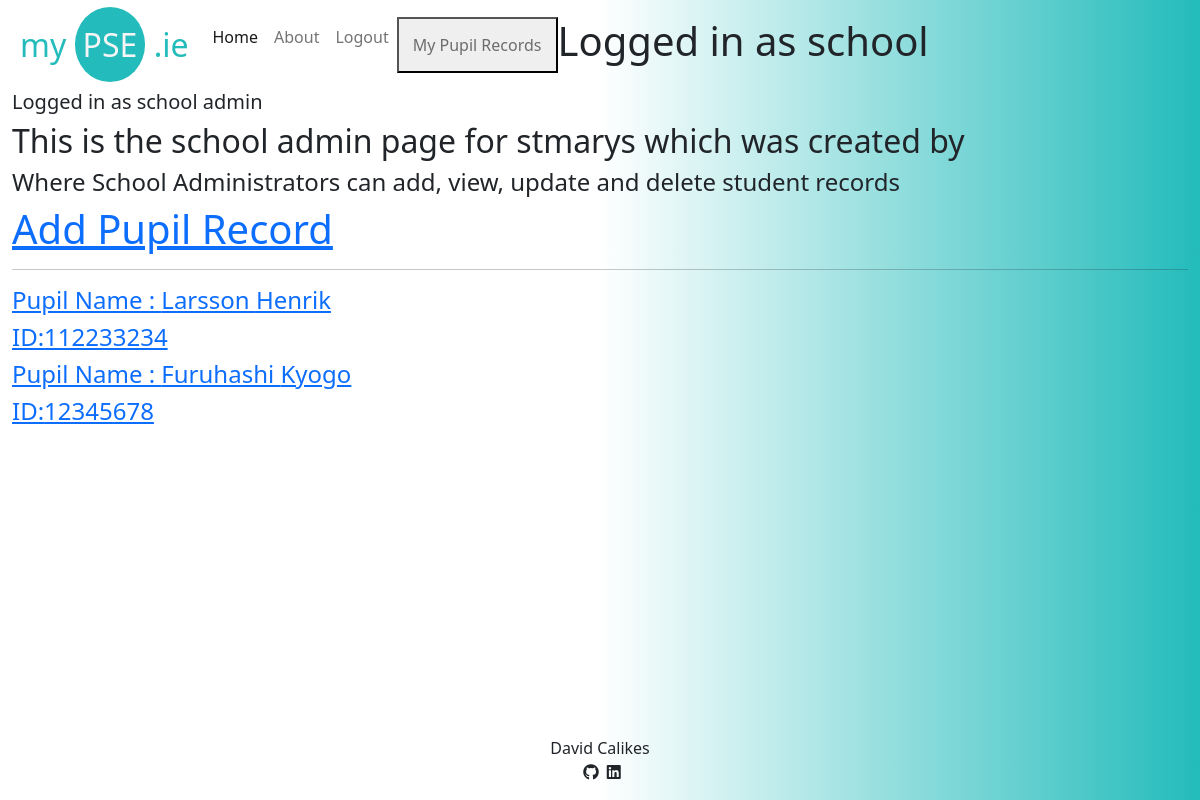
/enrolled_pupil_list/ (signed in), run on an earlier commit of the app's database.
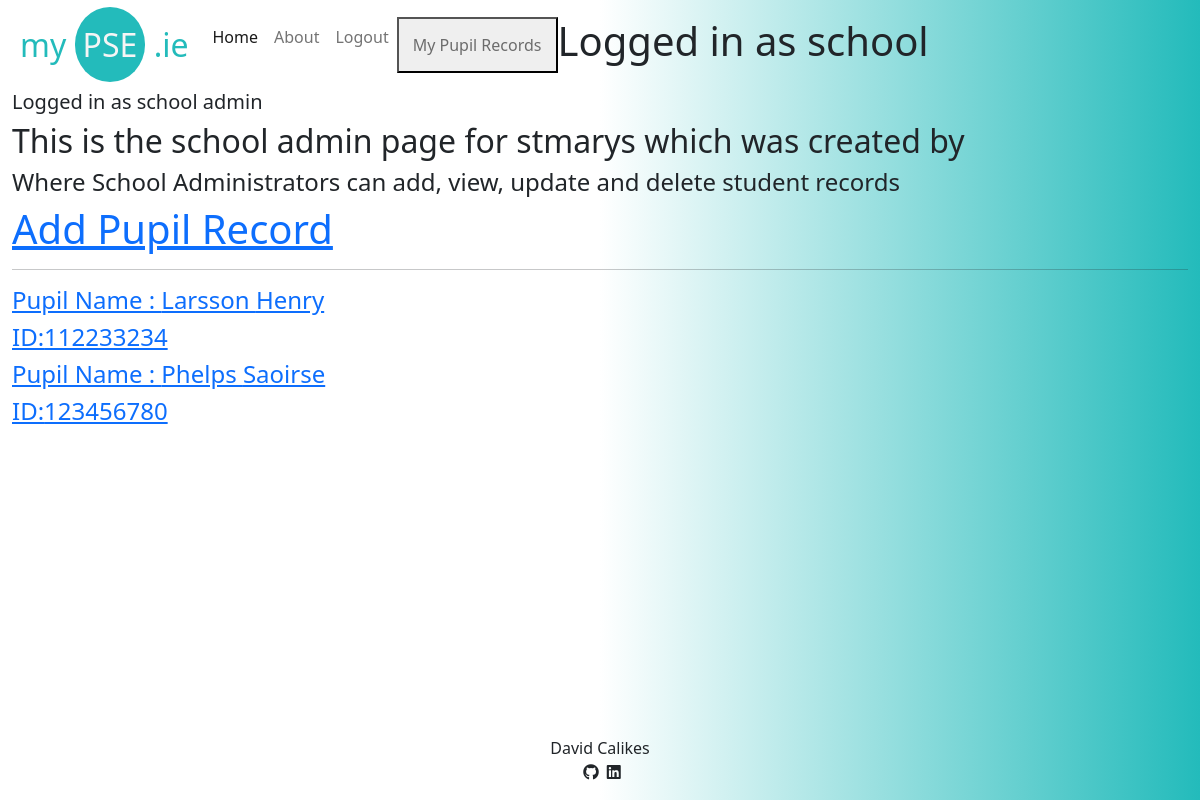
And on a later commit of the database.
### user/models.py (models this page shows)
class NewUser(AbstractUser):
    user_type = models.CharField(choices=TYPE_CHOICES, max_length=20)

### passport/models.py (models this page shows, shortened)
class EnrolledPupil(models.Model):
    pupil_last_name = models.CharField(
        max_length=200, default='')
    pupil_first_name = models.CharField(
        max_length=200, default='')
    school_name = models.CharField(
        max_length=200, default='')
    teacher_name = models.CharField(
        max_length=200, default='')
    school_roll_no = models.CharField(
        max_length=200, default='')
    pupil_id = models.PositiveIntegerField(
        default=0, unique=True)
    school_email = models.EmailField(max_length=200)
    created_by = models.ForeignKey(NewUser,
                                   on_delete=models.CASCADE,
                                   related_name='school_admin')
    last_updated = models.DateTimeField(auto_now=True)

### passport/views.py (the view)
# urls.py: path('enrolled_pupil_list/', views.EnrolledPupilList.as_view(), name='enrolled_pupil_list'),
class EnrolledPupilList(generic.ListView):
    model = EnrolledPupil
    template_name = 'school_admin.html'
    context_object_name = 'enrolled_pupil_list'
    def get_queryset(self):
        return EnrolledPupil.objects.filter(
            created_by=self.request.user
        )

### templates/school_admin.html
{% extends "base.html" %}
{% load static %}
{% block content %}
<div class="container-fluid">
    <div class="row">
        {% if user.is_authenticated and user.user_type == "school" %}
        <div>
            <h5 class="nav-item">Logged in as school admin</h5>
            <h2>This is the school admin page for {{ user.username }} which was created by
                {{ enrolled_pupil.created_by }}</h2>
            <h4>Where School Administrators can add, view, update and delete student records</h4>
            <h1><a href="{% url 'add_pupil_record' %}">Add Pupil Record</a></h1>
            <hr>
        </div>
            {% for enrolled_pupil in enrolled_pupil_list %}
                <div>
                    <a href="{% url 'enrolled_pupil_record' enrolled_pupil.pupil_id  %}">
                        <h4>Pupil Name : {{ enrolled_pupil.pupil_last_name }} {{ enrolled_pupil.pupil_first_name}}</h4>
                        <h4>ID:{{ enrolled_pupil.pupil_id}} </h4>
                    </a>
                </div>
            {% endfor %}
        {% else %}
        <h1>
            Unauthorised user go back!
        </h1>
        {% endif %}
        {% endblock %}

### templates/base.html (shortened to what this page needs)
{% load static %}
<!DOCTYPE html>
<html class="h-100">
<head>
    <link rel="stylesheet" href="https://cdnjs.cloudflare.com/ajax/libs/font-awesome/5.15.3/css/all.min.css">
    <link href="https://cdn.jsdelivr.net/npm/bootstrap@5.0.1/dist/css/bootstrap.min.css" rel="stylesheet"
>
    <link rel="stylesheet" href="{% static 'css/style.css' %}">
</head>
<body class="d-flex flex-column h-100 main-bg">
    <nav class="navbar navbar-expand-lg navbar-light bg-white">
        <div class="container-fluid">
            <a class="navbar-brand" href="{% url 'home' %}"><span class="logo-text" >my </span><span class="pse-logo">PSE</span>
                <span class="logo-text">.ie</span></a>
            <div class="collapse navbar-collapse" id="navbarText">
                <ul class="navbar-nav ml-auto mb-2 mb-lg-0">
                    <li class="nav-item">
                        <a class="nav-link active" aria-current="page" href="{% url 'home' %}">Home</a>
                    </li>
                    <li class="nav-item">
                        <a class="nav-link" aria-current="page" href="#">About</a>
                    </li>
                    {% if user.is_authenticated and user.user_type == "school" %}
                    <li class="nav-item">
                        <a class="nav-link" href="{% url 'account_logout' %}">Logout</a>
                    </li>
                    <button>
                        <a class="nav-link" href="{% url 'enrolled_pupil_list' %}">My Pupil Records</a>
                    </button>
                    <h1>Logged in as school</h1>
                    {% elif user.is_authenticated and user.user_type == "pupil" %}
                    <li class="nav-item">
                        <a class="nav-link" href="{% url 'account_logout' %}">Logout</a>
                    </li>
                    <h1>Logged in as pupil</h1>
                    {% elif user.is_authenticated and user.user_type == "teacher" %}
                    <li class="nav-item">
                        <a class="nav-link" href="{% url 'account_logout' %}">Logout</a>
                    </li>
                    <h1>Logged in as teacher</h1>
                    {% elif user.is_authenticated %}
                    <li class="nav-item">
                        <a class="nav-link" href="{% url 'account_logout' %}">Logout</a>
                    </li>
                    <h1>Logged in as admin</h1>
                    {% endif %}
                </ul>
            </div>
        </div>
    </nav>
    <main class="flex-shrink-0 main-bg">
        {% block content %}
        {% endblock content %}
    </main>
    <footer class="footer mt-auto py-3 main-bg">
        <p class="m-0 text-center">David Calikes</p>
        <p class="m-0 text-center">
            <i class="fab fa-github ms-1"></i>
            <i class="fab fa-linkedin ms-1"></i></p>
    </footer>
</body>
</html>

### static/css/style.css (style rules this page uses)
body { background-color: #F9FAFC; }
.logo-text { color: #23BBBB; }
.pse-logo { color: #f5f5f5; background-color: #23BBBB; border-radius: 50%; padding: 0.5rem; padding-top: 1rem; padding-bottom: 1rem; }
.navbar { padding-top: 1rem; padding-bottom: 1rem; padding-left: 0.5rem; background: linear-gradient(to right, #ffffff, #ffffff, #23BBBB); }
.navbar-brand { font-size: 2rem; }
.main-bg { background: linear-gradient(to right, #ffffff, #ffffff, #23BBBB); }

What changed in the data, as far as the page shows it:
removed EnrolledPupil: pupil_last_name "Furuhashi", pupil_first_name "Kyogo", pupil_id "12345678"
changed EnrolledPupil "Larsson": pupil_first_name "Henrik" → "Henry"
added EnrolledPupil: pupil_last_name "Phelps", pupil_first_name "Saoirse", pupil_id "123456780"
